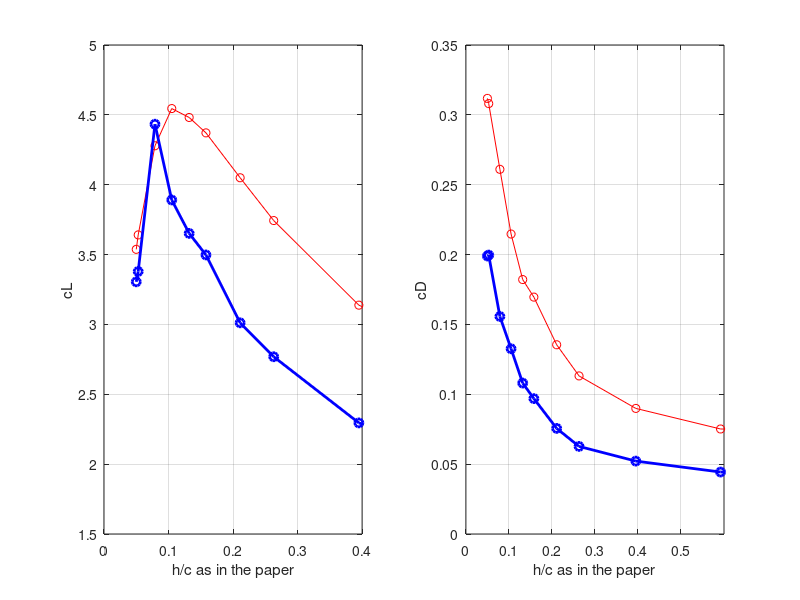
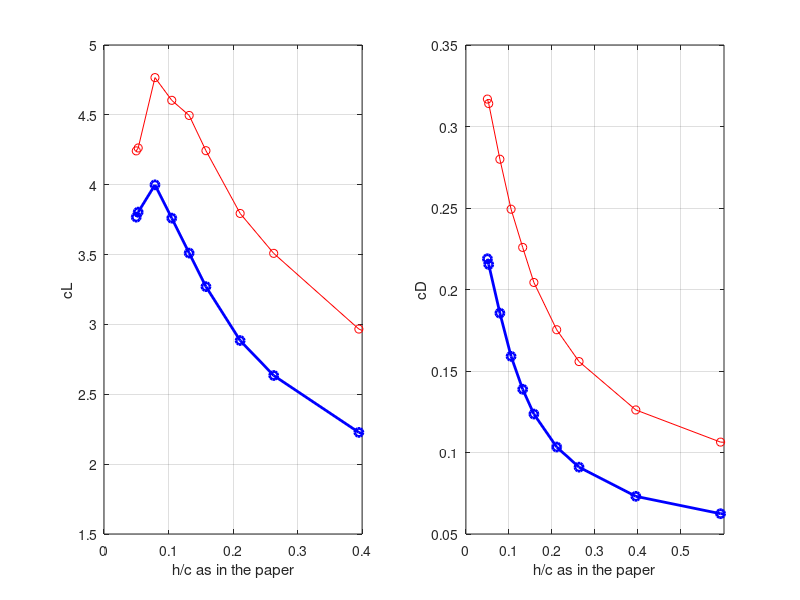

Here is the MATLAB script that generated these plots, in order:
clear
close all

clc

c = 0.38;
shift = 0.017366;
%q = 551.625;  % Pa
q = 1/2*30*30*1.225;

h_vect = [0.036366;
    0.037506;
    0.047386;
    0.057266;
    0.067526;
    0.077406;
    0.097546;
    0.117306;
    0.167466;
    0.242326;
    0.765966];
%% h_c = (h_c * c) + shift;

h_c_vect = (h_vect - shift)/c;  %h/c as in the paper


L_high= [-741;
-762.63391;
-896.28503;
-952.0791;
-938.71863;
-915.64032;
-848.34064;
-784.16986;
-657.32745;
-570.50037;
-458.85611];

L_low = [-692.31763;
-707.83533;
-928.65314;
-815.04938;
-764.92474;
-732.62018;
-630.81934;
-579.97736;
-480.77304;
-416.61926;
-343.71356];

c_l_high = -L_high/(q*c*1);
c_l_low = -L_low/(q*c*1);

subplot(1,2,1)
plot(h_c_vect, c_l_high, 'r-o', h_c_vect, c_l_low, 'b-o', "linewidth", 2)
xlabel("h/c as in the paper");
ylabel("cL")
grid on
xlim([0, 0.4])


D_high = [65.310638;
64.529221;
54.675301;
44.974243;
38.148609;
35.51815;
28.372517;
23.702312;
18.829645;
15.744604;
14.592739];

D_low = [41.677277;
41.818588;
32.612537;
27.773254;
22.630096;
20.298819;
15.833311;
13.132812;
10.929985;
9.2906427;
8.7837133;
];


c_D_high = D_high/(q*c*1);
c_D_low = D_low/(q*c*1);

subplot(1,2,2)
plot(h_c_vect, c_D_high, 'r-o', h_c_vect, c_D_low, 'b-o', "linewidth", 2)
xlabel("h/c as in the paper");
ylabel("cD")
grid on
xlim([0, 0.6])

%% 200k elements mesh

L_high= [-888.64079;
-892.99294;
-998.51215;
-964.44411;
-941.76765;
-888.91824;
-794.8332;
-734.99148;
-621.48103;
-542.77982;
-446.08514];

L_low = [-789.3028;
-796.84102;
-837.71034;
-787.80984;
-735.39065;
-685.05356;
-604.285;
-551.84605;
-466.52143;
-405.95473;
-336.33448];

c_l_high = -L_high/(q*c*1);
c_l_low = -L_low/(q*c*1);
figure
subplot(1,2,1)
plot(h_c_vect, c_l_high, 'r-o', h_c_vect, c_l_low, 'b-o', "linewidth", 2)
xlabel("h/c as in the paper");
ylabel("cL")
grid on
xlim([0, 0.4])


D_high = [66.36685;
65.789995;
58.635677;
52.215273;
47.303503;
42.799683;
36.723675;
32.632782;
26.416685;
22.282714;
19.285409];

D_low = [45.84862;
45.112718;
38.860046;
33.304456;
29.073606;
25.889439;
21.653061;
19.063231;
15.316484;
13.08178;
11.777422];


c_D_high = D_high/(q*c*1);
c_D_low = D_low/(q*c*1);

subplot(1,2,2)
plot(h_c_vect, c_D_high, 'r-o', h_c_vect, c_D_low, 'b-o', "linewidth", 2)
xlabel("h/c as in the paper");
ylabel("cD")
grid on
xlim([0, 0.6])



